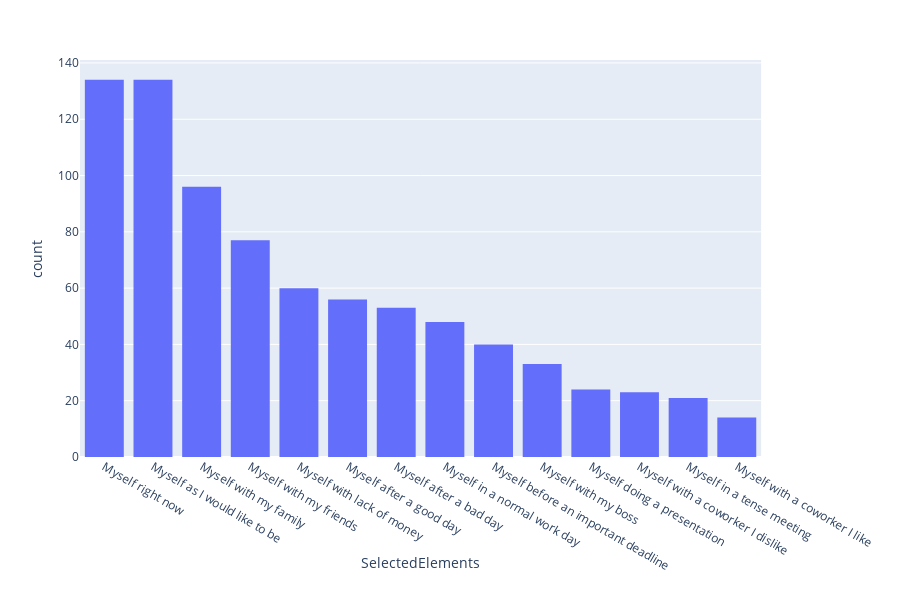

Notebook cell for this chart:
### Code cell
fig = px.histogram(df_2, x="SelectedElements").update_xaxes(categoryorder="total descending")
fig.show()

### Figure 1 — Plotly figure (JSON) as saved in the notebook; plotly's stock layout.template omitted (floating-point values rounded to 4 significant figures; data arrays with more than 128 entries replaced by an {"elided": "..."} marker saying what was removed)
{"data": [{"alignmentgroup": "True", "bingroup": "x", "hoverlabel": {"namelength": 0}, "hovertemplate": "SelectedElements=%{x}<br>count=%{y}", "legendgroup": "", "marker": {"color": "#636efa"}, "name": "", "offsetgroup": "", "orientation": "v", "showlegend": false, "type": "histogram", "x": {"elided": "813 str values"}, "xaxis": "x", "yaxis": "y"}], "layout": {"barmode": "relative", "height": 600, "legend": {"tracegroupgap": 0}, "margin": {"t": 60}, "xaxis": {"anchor": "y", "categoryorder": "total descending", "domain": [0, 0.98], "title": {"text": "SelectedElements"}}, "yaxis": {"anchor": "x", "domain": [0, 1], "title": {"text": "count"}}}}
